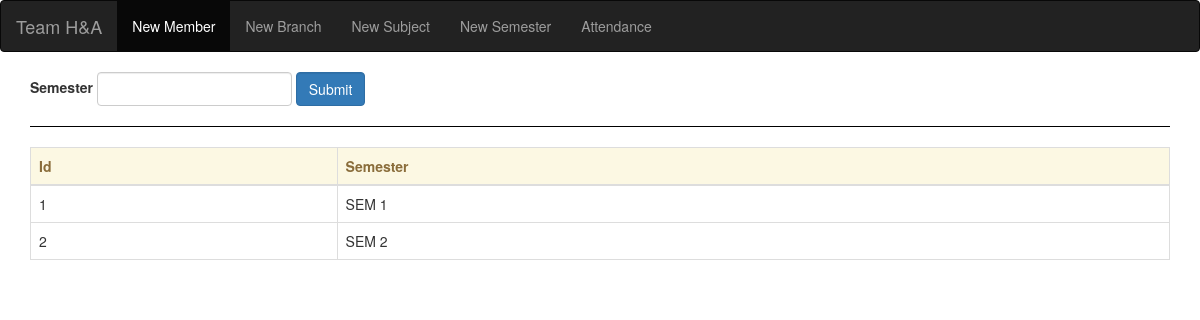
Page /newSemester on the committed database.
### blog/models.py (models this page shows, shortened)
class Semester(models.Model):
    name = models.CharField(max_length=100, null=True, blank=True)

### blog/views.py (the view)
# urls.py: path("newSemester",views.newSemester, name='newSemester'),
def newSemester(request):
    if request.POST:
        newsem = CreateSemester(request.POST)
        if newsem.is_valid():
            newsem.save()
            redirect('newSemester')
    context = {'newsem':CreateSemester(), 'members':Semester.objects.all()}
    return render(request, 'blog/new_semester.html',context)

### blog/forms.py
class CreateSemester(ModelForm):
    class Meta:
        model = Semester
        fields = '__all__'

### blog/templates/blog/new_semester.html (shortened to what this page needs)
{% extends 'blog/nav.html' %}
{% block body %}
    <form method="POST" action="">
        <div class="form-inline">
            <label>Semester</label>
               <input type="text" name="name" class="form-control"/>
            <button type="button" class="btn btn-primary form-control">Submit</button>
        </div>
    </form>
    <hr style="border-top:1px solid #000; clear:both;"/>
    <table class="table table-bordered">
        <thead class="alert-warning">
            <tr>
                <th>Id</th>
                <th>Semester</th>
            </tr>
        </thead>
        <tbody>
            {% for member in members %}
            <tr>
                <td>{{ member.id }}</td>
                <td>{{ member.name }}</td>
            </tr>
            {% endfor %}
        </tbody>
    </table>
{% endblock %}

### rows in the picture
Semester: id "1", name "SEM 1"
Semester: id "2", name "SEM 2"
